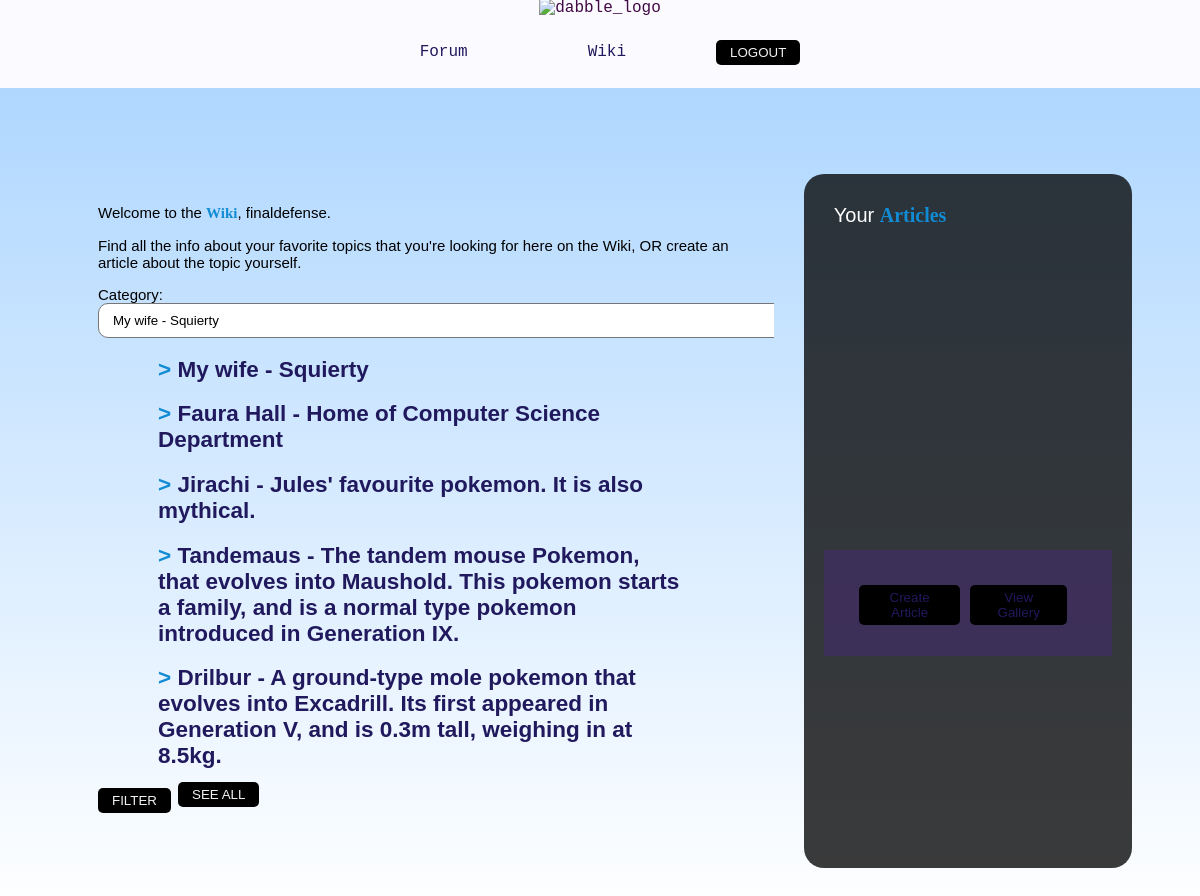
Screenshot of /wiki/articles (signed in) with the database file from the repository.
### wiki/models.py (models this page shows, shortened)
class Article(models.Model):
    title = models.CharField(max_length=255)
    author = models.ForeignKey(
        settings.AUTH_USER_MODEL,
        on_delete=models.SET_NULL,
        null=True,
    )
    category = models.ForeignKey(
        ArticleCategory,
        on_delete=models.SET_NULL,
        related_name = "article",
        null=True
    )
    entry = models.TextField()
    header_image = models.ImageField(
        upload_to='media/images/',
        null=True,
    )
    created_on = models.DateTimeField(
        auto_now_add=True,
        null=True
    )
    updated_on = models.DateTimeField(
        auto_now=True,
        null=True
    )
    class Meta:
        ordering = ['-created_on']
    def __str__(self):
        return f"{self.title} - {self.entry}"
    def get_absolute_url(self):
        return reverse('wiki:article', args=[str(self.pk)])

### wiki/views.py (the view, shortened to what this page needs)
# urls.py: path('wiki/articles', ArticleListView.as_view(), name='article_page'),
class ArticleListView(ListView):
    model = Article
    template_name = "article_page.html"
    def get_context_data(self, **kwargs):
        context = super().get_context_data(**kwargs)
        context['selected_category'] = int(self.request.GET.get('category', 0))
        context['is_main'] = True
        context['category'] = Article.objects.all()
        context['form'] = ArticleForm()
        return context

### wiki/forms.py
class ArticleForm(forms.ModelForm):
    class Meta:
        model = Article
        exclude = ['author']
        fields = '__all__'
        labels = {
            'title': 'Article name',
            'entry': '',
        }
        widgets = {
            'title': forms.TextInput(attrs={'placeholder': 'Entry Title...'}),
            'entry': forms.Textarea(attrs={'placeholder': 'Entry Text...'}),
        }
    def __init__(self, *args, **kwargs):
        super().__init__(*args, **kwargs)
        self.fields['category'].empty_label = 'Choose a category:'

### wiki/templates/article_page.html (shortened to what this page needs)
{% extends "base.html" %}
{% block content %}
{% load static %}
<div class="main_container">
    <div class="left_container">
        <div class="left_header">
            Welcome to the <span class="different-color"><b>Wiki</b></span>, {{request.user.username}}.<br>
            <p class="sub_text">
                Find all the info about your favorite topics that you're looking for here on the Wiki, OR create an article about the topic yourself.
            </p>
        </div>
        <div class="left_body">
            <form method="get">
                <label for="category_select">Category:</label>
                <select id="category" name="category">
                    {% for group in category %}
                    <option value="{{ group.pk }}">{{ group }}</option>
                    {% endfor %}
                </select>
                <ul>
                    <div class="article_list">
                        {% for article in object_list %}
                        {% if selected_category == 0 or selected_category == article.category.pk %}
                            {% if request.user.username != article.wiki_author.username %}
                                <div class="select_article">
                                    <li><h2> <span class="different-color">></span>
                                        <span class="hover-effect">
                                            <a href="{{article.get_absolute_url}}">
                                            {{article}}
                                            </h2></a>
                                    </li>
                                </div>
                            {% endif %}
                        {% endif %}
                    {% endfor %}
                    </div>
                </ul>
                <button type="submit" value="filter" style="cursor: pointer;"> FILTER </button>
            </form>
            <form method="get" class="filter_buttons">
                <button type="submit" value="reset" style="cursor: pointer;"> SEE ALL </button>
            </form>
        </div>
    </div>
    <div class="right_container">
        <div class="right_header">
            Your <span class="different-color"><b>Articles</b></span>
        </div>
        <div class="articles_written">
        </div>
        <div class="article_form_container">
        <div class="inner_article_form_container">
            <button><a href="article/add">Create Article</a></button>
            <button><a href="article/gallery">View Gallery</a></button>
        </div>
    </div>
    </div>
</div>
{% endblock %}

### forum/templates/base.html (style rules this page uses)
body, pre { animation: fadeIn 1s ease-in-out; background: linear-gradient(to bottom, #a7d3ff, #ffffff); font-family:Slabo, Arial, sans-serif; flex-wrap: wrap; max-width: 100%; overflow-wrap: break-word; overflow-x:hidden; }
b { font-family: 'RussoOne'; }
h2 { color: #420a44; font-family: 'Arial'; }
.different-color { color: #118cd4; }
.nav-main a, li, ul { padding-right:30px; padding-left:30px; z-index:2; }
a, ul, li { list-style-type: none; text-decoration: none; }
a:link { color: rgb(33, 25, 93); background-color: transparent; }
.main_container { display: flex; flex-direction: row; width: 100%; height: auto; gap: 30px; padding: 40px 60px; box-sizing: border-box; }
.left_container, .right_container { width: 33.33%; }
.left_container { width: 66.66%; padding: 30px; height: auto; overflow-y: auto; background-color: rgba(159, 212, 245, 0.204); border-radius: 20px; transition: background-color 0.2s ease-in-out; font-family: Slabo, Arial, sans-serif; font-size: 15px; color: black; }
.right_container { width: 33.33%; display: flex; flex-direction: column; justify-content: flex-start; background-color: rgba(0, 0, 0, 0.769); color: white; padding: 30px; border-radius: 20px; font-size: 20px; box-sizing: border-box; overflow-y: auto; }
.filter_buttons { position: relative; bottom: 31px; left: 80px; }
.article_form_container { overflow: hidden; background-color:rgba(100, 14, 219, 0.181); transform:translate(0, 60px); margin:auto; height:50px; font-family:Slabo, Arial, sans-serif; padding-top: 40px; padding-bottom: 16px; margin-left:-10px; margin-right:-10px; }
.inner_article_form_container { padding:35px; transform:translate(0, -40px); display: flex; flex-direction: row; justify-content: center; }
button { margin-right: 10px; background-color: #000000; color: #f1f1f1; border: none; padding: 5px 14px; border-radius: 5px; cursor: pointer; z-index:2; font-family:RussoOne, sans-serif; }
select { background-color: white; border-radius: 10px; padding: 8px 30px 8px 10px; cursor: pointer; flex-wrap: wrap; }

### rows the page displays
Article: title+entry "My wife - Squierty"
Article: title+entry "Faura Hall - Home of Computer Science Department"
Article: title+entry "Jirachi - Jules' favourite pokemon. It is also mythical."
Article: title+entry "Tandemaus - The tandem mouse Pokemon, that evolves into Maushold. This pokemon starts a family, and is a normal type pokemon introduced in Generation IX."
Article: title+entry "Drilbur - A ground-type mole pokemon that evolves into Excadrill. Its first appeared in Generation V, and is 0.3m tall, weighing in at 8.5kg."

### other values shown
{{ request.user.username }} "finaldefense"
form field category "My wife - Squierty"
